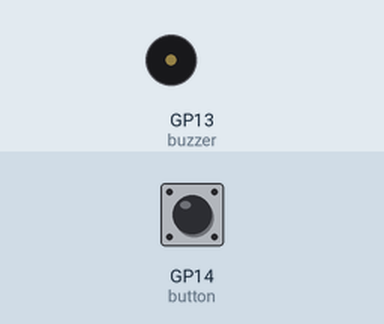
Bench run of a program on a simulated Raspberry Pi Pico running MicroPython. On the bench: buzzer (waves = sounding). The inputs (shaded band) are chosen by the test bench; at power-on: GP14 (button) HIGH.

Above: at 1.2 s.
1.3 s: GP14 (button) pulled LOW for 0.15 s
At 2.3 s:
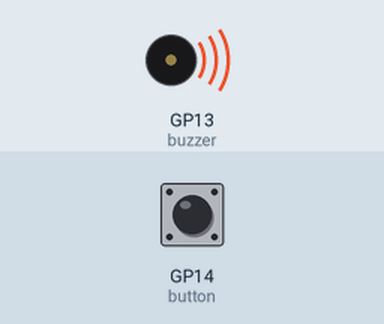
4.4 s: GP14 (button) pulled LOW for 1 s
At 7.2 s:
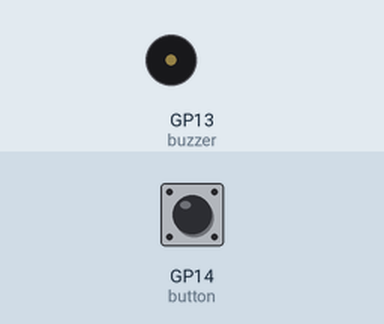
7.7 s: GP14 (button) pulled LOW for 3.2 s
At 8.4 s:
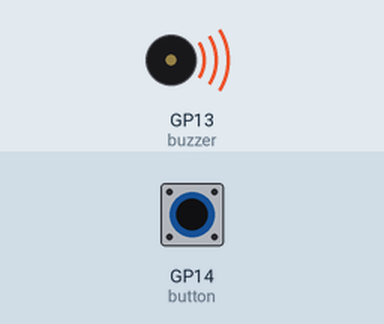
Timing chart, 0 to 12.8 s (numbered marks = the images above; inputs shaded):
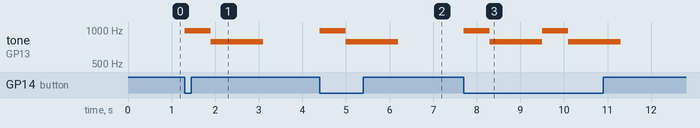

Measured:
- after the input at 1.3 s, tone on GP13 (buzzer): silent → 988 Hz at once, → 784 Hz 0.60 s later, → silent 1.2 s later
- after the input at 4.4 s, tone on GP13 (buzzer): silent → 988 Hz at once, → 784 Hz 0.60 s later, → silent 1.2 s later
- after the input at 7.7 s, tone on GP13 (buzzer): plays 988 Hz for 0.60 s, 784 Hz for 1.2 s, 988 Hz for 0.60 s, 784 Hz for 1.2 s, starting at once

The program:

Lab13_button_buzzer.py
```python
from machine import PWM,Pin
import time

# 建立 Pin 物件, 並啟用上拉電阻, 並命名為 button
button = Pin(14,Pin.IN,Pin.PULL_UP)

# 建立 PWM 物件, 並命名為 buzzer
buzzer = PWM(Pin(13))

while True:
    # 當按鈕按下時, 發出 "叮咚" 聲音
    if button.value() == 0:
        # "叮" 頻率約 988, 聲音持續較短
        buzzer.freq(988)
        buzzer.duty_u16(2**15)
        time.sleep(0.6)
        buzzer.duty_u16(0)
        # "咚" 頻率約 784, 聲音持續較長
        buzzer.freq(784)
        buzzer.duty_u16(2**15)
        time.sleep(1.2)
        buzzer.duty_u16(0)
```
